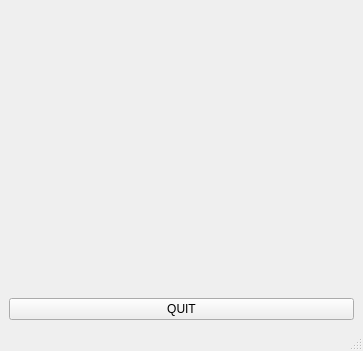
<?xml version="1.0" encoding="UTF-8"?>
<ui version="4.0">
 <class>MainWindow</class>
 <widget class="QMainWindow" name="MainWindow">
  <property name="geometry">
   <rect>
    <x>0</x>
    <y>0</y>
    <width>363</width>
    <height>351</height>
   </rect>
  </property>
  <property name="windowTitle">
   <string>MainWindow</string>
  </property>
  <widget class="QWidget" name="centralwidget">
   <layout class="QVBoxLayout" name="verticalLayout">
    <item>
     <spacer name="verticalSpacer">
      <property name="orientation">
       <enum>Qt::Vertical</enum>
      </property>
      <property name="sizeHint" stdset="0">
       <size>
        <width>20</width>
        <height>40</height>
       </size>
      </property>
     </spacer>
    </item>
    <item>
     <widget class="QPushButton" name="pushButton">
      <property name="text">
       <string>QUIT</string>
      </property>
     </widget>
    </item>
   </layout>
  </widget>
  <widget class="QMenuBar" name="menubar">
   <property name="geometry">
    <rect>
     <x>0</x>
     <y>0</y>
     <width>363</width>
     <height>22</height>
    </rect>
   </property>
  </widget>
  <widget class="QStatusBar" name="statusbar"/>
 </widget>
 <resources/>
 <connections/>
</ui>
